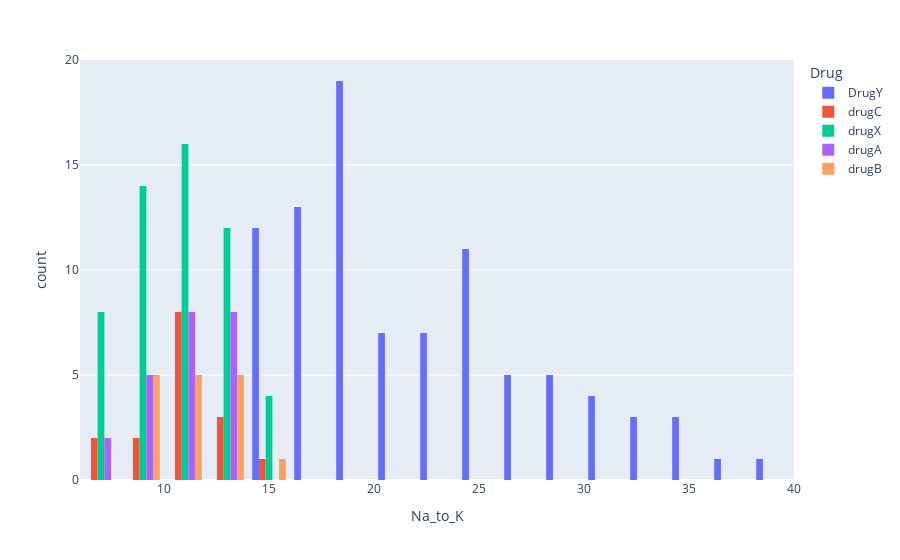

Notebook code for this chart:
### Code cell
px.histogram(data_frame=df , x ="Na_to_K" , color="Drug" , barmode="group")

### Figure 1 — Plotly figure (JSON) as saved in the notebook; plotly's stock layout.template omitted (floating-point values rounded to 4 significant figures)
{"data": [{"alignmentgroup": "True", "bingroup": "x", "hovertemplate": "Drug=DrugY<br>Na_to_K=%{x}<br>count=%{y}<extra></extra>", "legendgroup": "DrugY", "marker": {"color": "#636efa", "pattern": {"shape": ""}}, "name": "DrugY", "offsetgroup": "DrugY", "orientation": "v", "showlegend": true, "type": "histogram", "x": [25.36, 18.04, 16.27, 15.17, 19.37, 19.2, 15.38, 20.94, 15.52, 25.97, 19.13, 25.92, 30.57, 15.04, 33.49, 18.81, 30.37, 22.7, 17.95, 31.88, 19.22, 15.79, 31.69, 19.8, 19.42, 27.18, 18.46, 27.83, 18.7, 29.88, 20.69, 27.05, 24.66, 24.28, 19.68, 22.91, 17.07, 20.91, 19.16, 15.48, 23.09, 17.21, 16.59, 15.16, 29.45, 29.27, 15.02, 38.25, 25.39, 35.64, 16.73, 28.29, 20.01, 16.85, 18.3, 25.48, 27.06, 17.21, 22.46, 16.75, 25.97, 16.35, 33.54, 20.49, 32.92, 25.79, 21.04, 25.74, 15.44, 16.72, 22.96, 28.63, 19.01, 18.3, 26.64, 23.0, 17.23, 18.74, 18.35, 19.01, 15.97, 15.89, 22.82, 15.49, 37.19, 25.89, 35.0, 20.93, 18.99, 16.31, 34.69], "xaxis": "x", "yaxis": "y"}, {"alignmentgroup": "True", "bingroup": "x", "hovertemplate": "Drug=drugC<br>Na_to_K=%{x}<br>count=%{y}<extra></extra>", "legendgroup": "drugC", "marker": {"color": "#EF553B", "pattern": {"shape": ""}}, "name": "drugC", "offsetgroup": "drugC", "orientation": "v", "showlegend": true, "type": "histogram", "x": [13.09, 10.11, 11.04, 11.77, 7.298, 10.29, 14.16, 9.712, 10.07, 13.13, 8.151, 10.54, 10.44, 6.769, 11.57, 12.01], "xaxis": "x", "yaxis": "y"}, {"alignmentgroup": "True", "bingroup": "x", "hovertemplate": "Drug=drugX<br>Na_to_K=%{x}<br>count=%{y}<extra></extra>", "legendgroup": "drugX", "marker": {"color": "#00cc96", "pattern": {"shape": ""}}, "name": "drugX", "offsetgroup": "drugX", "orientation": "v", "showlegend": true, "type": "histogram", "x": [7.798, 8.607, 12.7, 11.46, 9.381, 8.75, 11.01, 14.13, 7.285, 13.94, 9.709, 9.084, 12.26, 12.29, 8.107, 10.9, 10.09, 8.37, 10.83, 10.61, 10.84, 7.761, 13.6, 11.42, 8.966, 8.968, 11.95, 6.683, 9.17, 13.77, 9.281, 9.514, 10.1, 7.845, 7.477, 13.6, 11.94, 10.06, 9.443, 12.01, 7.34, 7.261, 14.64, 12.92, 10.44, 12.86, 14.22, 12.88, 10.02, 13.88, 11.69, 9.894, 14.02, 11.35], "xaxis": "x", "yaxis": "y"}, {"alignmentgroup": "True", "bingroup": "x", "hovertemplate": "Drug=drugA<br>Na_to_K=%{x}<br>count=%{y}<extra></extra>", "legendgroup": "drugA", "marker": {"color": "#ab63fa", "pattern": {"shape": ""}}, "name": "drugA", "offsetgroup": "drugA", "orientation": "v", "showlegend": true, "type": "histogram", "x": [13.97, 9.445, 13.09, 9.475, 12.86, 11.2, 13.31, 11.33, 11.87, 12.85, 7.49, 10.29, 12.89, 6.269, 9.664, 12.31, 8.7, 11.23, 11.26, 12.77, 10.45, 10.4, 8.011], "xaxis": "x", "yaxis": "y"}, {"alignmentgroup": "True", "bingroup": "x", "hovertemplate": "Drug=drugB<br>Na_to_K=%{x}<br>count=%{y}<extra></extra>", "legendgroup": "drugB", "marker": {"color": "#FFA15A", "pattern": {"shape": ""}}, "name": "drugB", "offsetgroup": "drugB", "orientation": "v", "showlegend": true, "type": "histogram", "x": [9.567, 14.24, 10.19, 11.34, 13.3, 13.97, 13.93, 13.94, 9.677, 12.49, 10.98, 11.34, 8.621, 11.01, 9.945, 9.849], "xaxis": "x", "yaxis": "y"}], "layout": {"barmode": "group", "legend": {"title": {"text": "Drug"}, "tracegroupgap": 0}, "margin": {"t": 60}, "xaxis": {"anchor": "y", "domain": [0, 1], "title": {"text": "Na_to_K"}}, "yaxis": {"anchor": "x", "domain": [0, 1], "title": {"text": "count"}}}}
